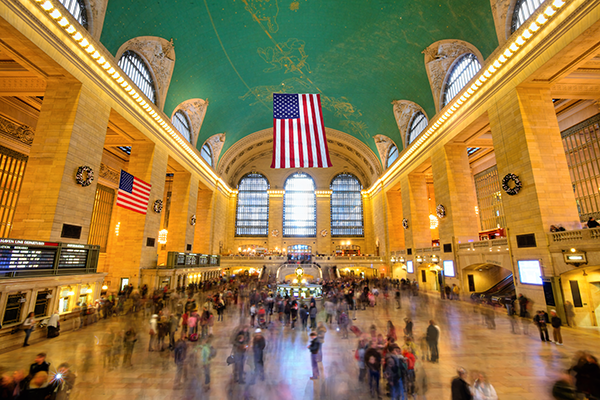
#> input picture image_descriptors/Local Feature Extractors/terminal.png, 600 x 400 px
$ python brisk_corner_detection.py   (older library calls are emulated)
#> lines starting #> are read from the running program, lines starting #| are printed output that depends on the picture
# import the necessary packages
from __future__ import print_function
import numpy as np
import cv2
import imutils
# load the image and convert it to grayscale
image = cv2.imread("terminal.png")
#> image is the input picture: shape (400, 600, 3); mean B, G, R 68.6, 120.6, 149.9
orig = image.copy()
gray = cv2.cvtColor(image, cv2.COLOR_BGR2GRAY)
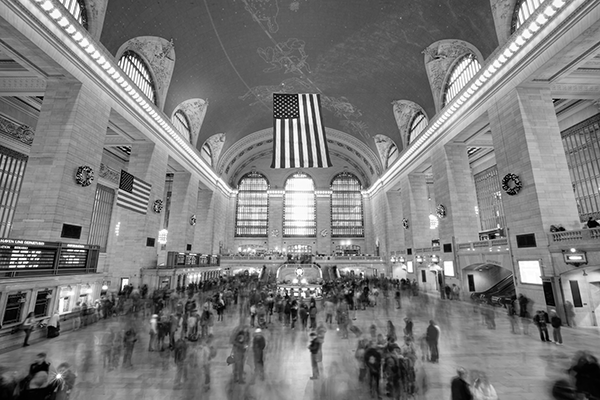
#> gray: shape (400, 600); min 0, max 255, mean 123.5
# detect BRISK keypoints in the image for OpenCV 2.4
if imutils.is_cv2():
	detector = cv2.FeatureDetector_create("BRISK")
	kps = detector.detect(gray)
#> kps = 4264 keypoints; strongest (x, y, size): (277, 120, 13.6), (294, 119, 12), (295, 120, 12.4), (39, 252, 13.5)
# detect BRISK keypoints in the image for OpenCV 3+
else:
	detector = cv2.BRISK_create()
	kps = detector.detect(gray, None)
print("# of keypoints: {}".format(len(kps)))
#| # of keypoints: 4264
# loop over the keypoints and draw them
for kp in kps:
	r = int(0.5 * kp.size)
	(x, y) = np.int0(kp.pt)
	cv2.circle(image, (x, y), r, (0, 255, 255), 2)
#> this loop made 4264 passes
#> (kp, r, x, y) on passes 1 to 3: (keypoint at (82.5, 17.6), size 10, 4, 82, 17), (keypoint at (400.2, 17.7), size 9.5, 4, 400, 17), (keypoint at (86, 18.9), size 10.9, 5, 85, 18)
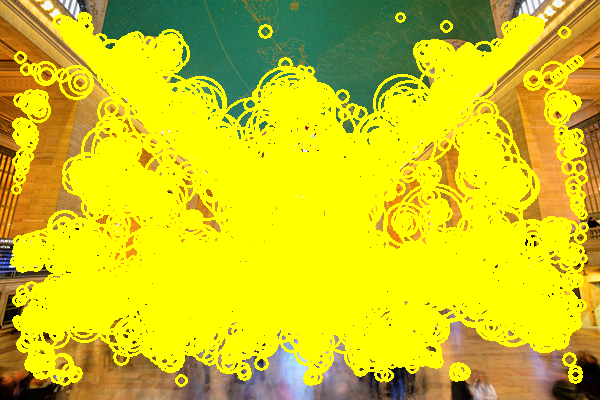
#> image: shape (400, 600, 3); mean B, G, R 25, 200.3, 207.6
# show the image
cv2.imshow("Images", np.hstack([orig, image]))
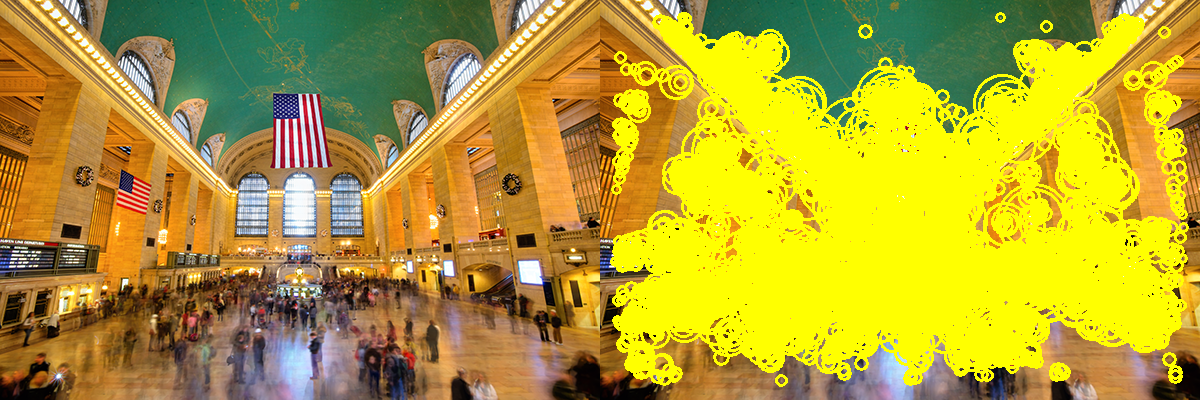
#> window 'Images': shape (400, 1200, 3); mean B, G, R 46.8, 160.5, 178.8
cv2.waitKey(0)
